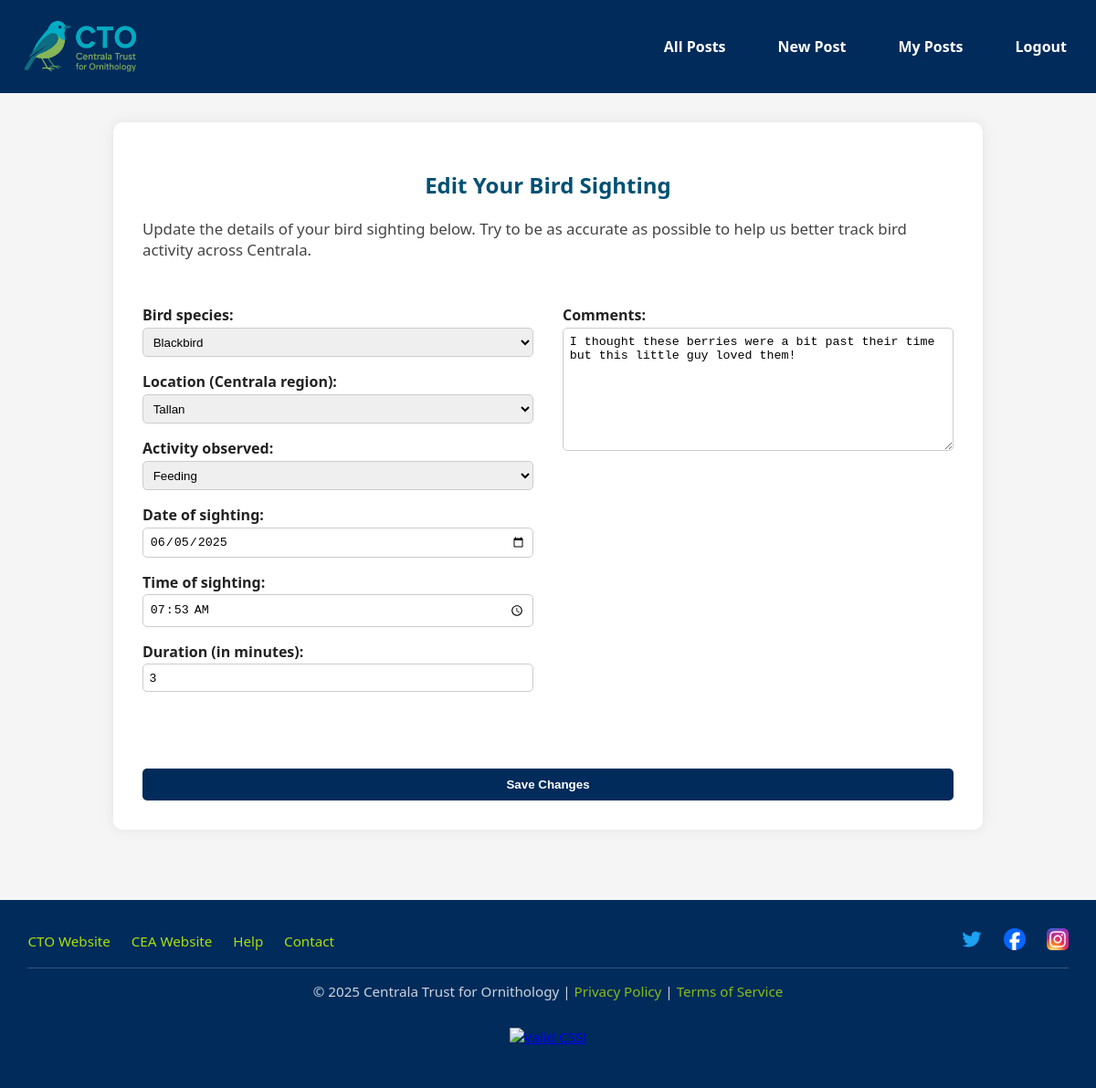
Screenshot of /edit-post/4 (signed in) with the database file from the repository.
### tables this page shows
CREATE TABLE posts (
        id INTEGER PRIMARY KEY AUTOINCREMENT,
        user_id INTEGER NOT NULL,
        location TEXT,
        bird_species TEXT,
        activity TEXT,
        duration INTEGER,
        date TEXT,
        time TEXT,
        comments TEXT,
        image_filename TEXT,
        FOREIGN KEY (user_id) REFERENCES users(id)
    );

### app.py (the view, shortened to what this page needs)
@app.route('/edit-post/<int:post_id>', methods=['GET', 'POST'])
def edit_post(post_id):
    if 'user_id' not in session:
        flash("You must be logged in to edit posts.")
        return redirect(url_for('login'))
    with sqlite3.connect(DB_PATH) as conn:
        conn.row_factory = sqlite3.Row
        c = conn.cursor()
        c.execute("SELECT * FROM posts WHERE id = ? AND user_id = ?", (post_id, session['user_id']))
        post = c.fetchone()
        if not post:
            flash("Post not found or access denied.")
            return redirect(url_for('all_posts'))
    return render_template('edit_post.html', post=post)

### templates/edit_post.html (shortened to what this page needs)
{% extends "base.html" %}
{% block content %}
<div class="posts-wrapper">
    <section class="form-section wide-form">
        <h2>Edit Your Bird Sighting</h2>
        <p class="form-description">
            Update the details of your bird sighting below. Try to be as accurate as possible to help us better track bird activity across Centrala.
        </p>
        <form id="post-form" method="POST" class="form-grid">
            <div class="form-left">
                <label for="species">Bird species:</label>
                <select id="species" name="bird_species" required>
                    {% for species in ['Wood Pigeon', 'House Sparrow', 'Starling', 'Blue Tit', 'Blackbird', 'Robin', 'Goldfinch', 'Magpie', 'Other / Unknown'] %}
                        <option value="{{ species }}" {% if post.bird_species == species %}selected{% endif %}>{{ species }}</option>
                    {% endfor %}
                </select>
                <label for="location">Location (Centrala region):</label>
                <select id="location" name="location" required>
                    {% for region in ['Erean', 'Brunad', 'Bylyn', 'Docia', 'Marend', 'Pryn', 'Zord', 'Yaean', 'Frestin', 'Stonyam', 'Ryall', 'Ruril', 'Keivia', 'Tallan', 'Adohad', 'Obelyn', 'Holmer', 'Vertwall'] %}
                        <option value="{{ region }}" {% if post.location == region %}selected{% endif %}>{{ region }}</option>
                    {% endfor %}
                </select>
                <label for="activity">Activity observed:</label>
                <select id="activity" name="activity" required>
                    {% for activity in ['Perching', 'Feeding', 'Nesting', 'Fighting', 'Flying', 'Singing', 'Bathing', 'Resting', 'Other'] %}
                        <option value="{{ activity }}" {% if post.activity == activity %}selected{% endif %}>{{ activity }}</option>
                    {% endfor %}
                </select>
                <label for="date">Date of sighting:</label>
                <input type="date" id="date" name="date" value="{{ post.date }}" required>
                <label for="time">Time of sighting:</label>
                <input type="time" id="time" name="time" value="{{ post.time }}" required>
                <label for="duration">Duration (in minutes):</label>
                <input type="number" id="duration" name="duration" value="{{ post.duration }}" min="1" max="999" required>
            </div>
            <div class="form-right">
                <label for="comments">Comments:</label>
                <textarea id="comments" name="comments" rows="8" required placeholder="Add your notes, reactions, or observations here...">{{ post.comments }}</textarea>
            </div>
            <div class="form-submit">
                <button type="submit">Save Changes</button>
            </div>
        </form>
    </section>
</div>
{% endblock %}

### rows the page displays
posts: bird_species "Blackbird", location "Tallan", activity "Feeding", date "06/05/2025", time "07:53", duration "3", comments "I thought these berries were a bit past their time but this little guy loved them!"
